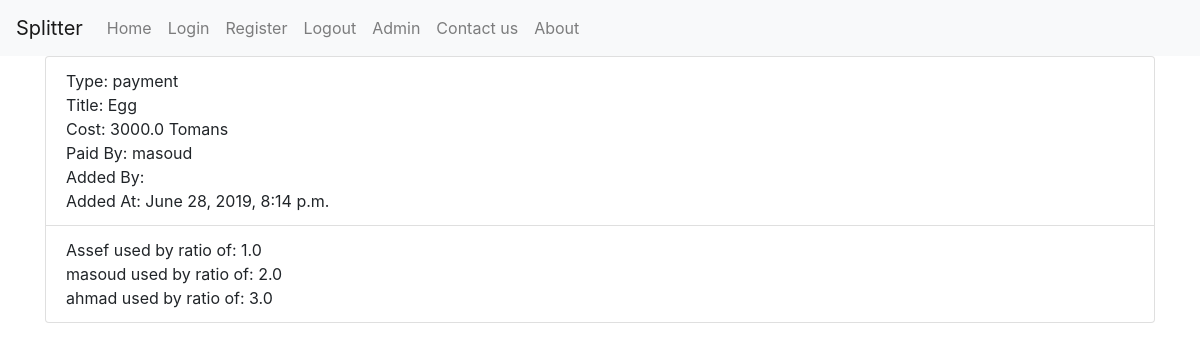
Page /dorm/9 (signed in) on the committed database.
### main/models.py (models this page shows, shortened)
class Expense(models.Model):
    expense_type = models.CharField(max_length=10, default='payment')
    group_fk = models.ForeignKey(Group, on_delete=models.CASCADE)
    adder_fk = models.ForeignKey(Account, on_delete=models.CASCADE,
                                 related_name='adder_fk')
    payer_fk = models.ForeignKey(Account, on_delete=models.CASCADE,
                                 related_name='payer_fk')
    title = models.CharField(max_length=20)
    cost = models.FloatField(default=0)
    date_time = models.DateTimeField(auto_now=True, null=True)

class Account(models.Model):
    user = models.OneToOneField(User, on_delete=models.CASCADE)

class ExpenseRatio(models.Model):
    expense_fk = models.ForeignKey(Expense, on_delete=models.CASCADE)
    member_fk = models.ForeignKey(Account, on_delete=models.CASCADE)
    ratio = models.FloatField(default=0)

### main/views.py (the view)
# urls.py: path('<slug:group_id>/<int:expense_pk>', views.expense_view),
@login_required
def expense_view(request, group_id, expense_pk):
    expense = Expense.objects.get(pk=expense_pk)
    ratioes = ExpenseRatio.objects.filter(expense_fk=expense)
    context = {'title': 'Account Detail',
               'expense': expense, 'ratioes': ratioes}
    template_name = 'expense.html'
    return render(request, template_name, context)

### main/templates/expense.html (shortened to what this page needs)
{% extends "base.html" %}
{% block navbar %}
{% include 'navbar.html' %}
{% endblock %}
{% block content %}
<ul class="list-group">
    <li class="list-group-item">
        Type: {{ expense.expense_type }}
        Title: {{ expense.title }}
        Cost: {{ expense.cost }} Tomans
        Paid By: {{ expense.payer_fk.user.first_name }}
        Added By: {{ expense.account_fk.user.first_name }}
        Added At: {{ expense.date_time }}
        <br>
    </li>
    <li class="list-group-item">
        {% for expense_ratio in ratioes %}
        {{ expense_ratio.member_fk.user.first_name }} used by ratio of: {{ expense_ratio.ratio }}
        {% endfor %}
    </li>
</ul>
{% endblock %}

### rows in the picture
Expense: expense_type "payment", title "Egg", cost "3000.0", payer_fk.user.first_name "masoud", date_time "June 28, 2019, 8:14 p.m."
ExpenseRatio: member_fk.user.first_name "Assef", ratio "1.0"
ExpenseRatio: member_fk.user.first_name "masoud", ratio "2.0"
ExpenseRatio: member_fk.user.first_name "ahmad", ratio "3.0"
